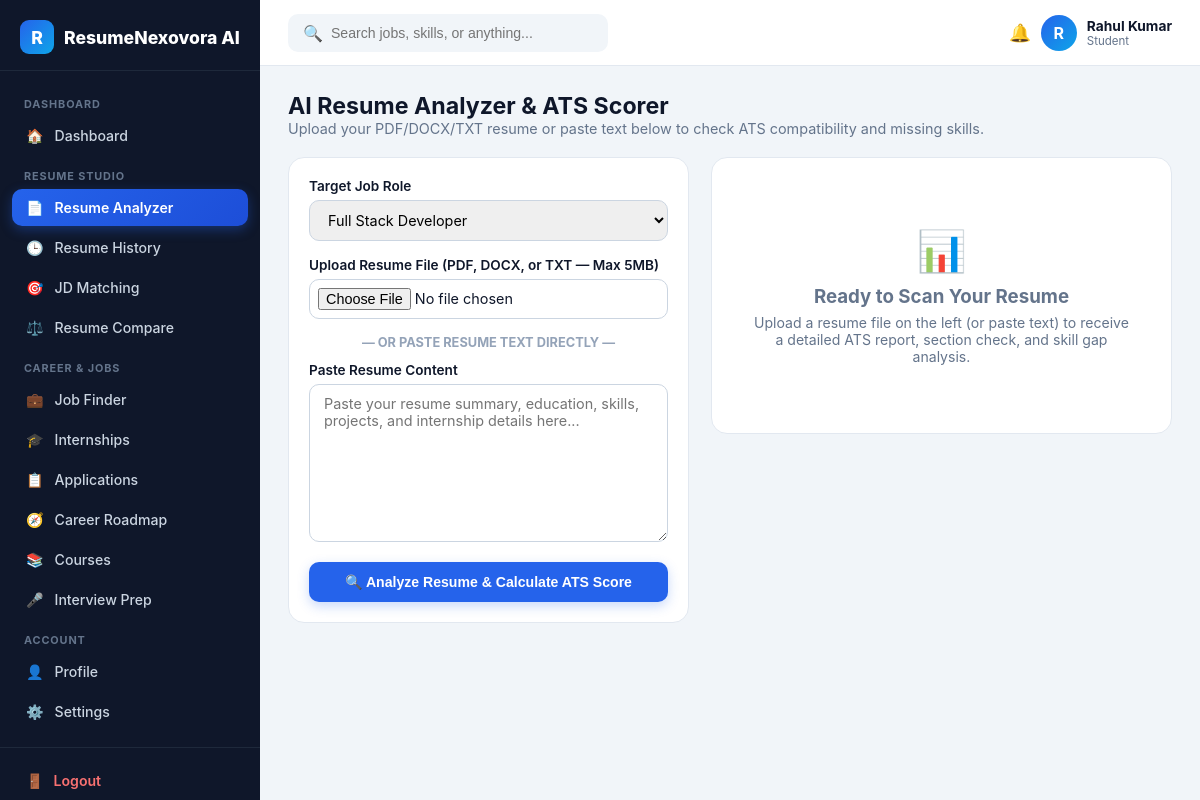
/student/analyzer (signed in), run on the app's committed database.
### tables this page shows
CREATE TABLE users (
        id INTEGER PRIMARY KEY AUTOINCREMENT,
        full_name TEXT NOT NULL,
        email TEXT UNIQUE NOT NULL,
        password_hash TEXT NOT NULL,
        role TEXT NOT NULL DEFAULT 'student',
        target_role TEXT DEFAULT 'Full Stack Developer',
        college TEXT DEFAULT 'St. Ann''s College of Engineering & Technology',
        status TEXT DEFAULT 'Active',
        created_at TIMESTAMP DEFAULT CURRENT_TIMESTAMP
    );

### app.py (the view, shortened to what this page needs)
@app.route("/student/analyzer", methods=["GET", "POST"])
@student_required
def student_analyzer():
    conn = get_db()
    user = conn.execute("SELECT * FROM users WHERE id = ?", (session["user_id"],)).fetchone()
    analysis_result = None
    analyzed_filename = None
    conn.close()
    return render_template(
        "student/analyzer.html",
        active_page="analyzer",
        user=user,
        roles=list(ROLE_SKILLS.keys()),
        result=analysis_result,
        filename=analyzed_filename
    )

### utils/db_setup.py (called while the page is built)
def get_db():
    conn = sqlite3.connect(Config.DATABASE_PATH)
    conn.row_factory = sqlite3.Row
    return conn

### templates/student/analyzer.html (shortened to what this page needs)
{% extends "student/layout.html" %}
{% block content %}
<div style="margin-bottom: 20px;">
    <h2 style="font-size: 1.45rem;">AI Resume Analyzer & ATS Scorer</h2>
    <p style="color: #64748b; font-size: 0.9rem;">Upload your PDF/DOCX/TXT resume or paste text below to check ATS compatibility and missing skills.</p>
</div>
<div style="display: grid; grid-template-columns: 1fr 1.15fr; gap: 22px; align-items: start;">
    <div class="card">
        <form method="POST" enctype="multipart/form-data">
            <div class="form-group">
                <label>Target Job Role</label>
                <select name="target_role" class="form-control">
                    {% for r in roles %}
                      <option value="{{ r }}" {% if r == user['target_role'] %}selected{% endif %}>{{ r }}</option>
                    {% endfor %}
                </select>
            </div>
            <div class="form-group">
                <label>Upload Resume File (PDF, DOCX, or TXT — Max 5MB)</label>
                <input type="file" name="resume_file" accept=".pdf,.docx,.txt" class="form-control" style="padding: 8px;">
            </div>
            <div style="text-align: center; color: #94a3b8; font-size: 0.8rem; font-weight: 700; margin: 12px 0;">— OR PASTE RESUME TEXT DIRECTLY —</div>
            <div class="form-group">
                <label>Paste Resume Content</label>
                <textarea name="resume_text" rows="8" class="form-control" placeholder="Paste your resume summary, education, skills, projects, and internship details here..."></textarea>
            </div>
            <button type="submit" class="btn btn-primary" style="width: 100%; padding: 12px;">
                🔍 Analyze Resume & Calculate ATS Score
            </button>
        </form>
    </div>
    <div class="card">
        {% if result %}
          <div style="display: flex; justify-content: space-between; align-items: center; border-bottom: 1px solid #e2e8f0; padding-bottom: 14px; margin-bottom: 18px;">
              <div>
                  <span style="font-size: 0.76rem; color: #64748b;">ANALYZED FILE</span>
                  <h3 style="font-size: 1.05rem;">{{ filename }}</h3>
              </div>
              <span class="score-pill {% if result['ats_score'] >= 80 %}score-high{% elif result['ats_score'] >= 60 %}score-mid{% else %}score-low{% endif %}" style="font-size: 0.95rem;">
                  ATS Score: {{ result['ats_score'] }}%
              </span>
          </div>
          <div style="display: grid; grid-template-columns: repeat(3, 1fr); gap: 12px; margin-bottom: 18px;">
              <div style="background: #f8fafc; padding: 14px; border-radius: 12px; text-align: center; border: 1px solid #e2e8f0;">
                  <div style="font-size: 1.5rem; font-weight: 800; color: #2563eb;">{{ result['ats_score'] }}%</div>
                  <div style="font-size: 0.76rem; color: #64748b;">ATS Score</div>
              </div>
              <div style="background: #f8fafc; padding: 14px; border-radius: 12px; text-align: center; border: 1px solid #e2e8f0;">
                  <div style="font-size: 1.5rem; font-weight: 800; color: #16a34a;">{{ result['readiness_score'] }}%</div>
                  <div style="font-size: 0.76rem; color: #64748b;">Readiness</div>
              </div>
              <div style="background: #f8fafc; padding: 14px; border-radius: 12px; text-align: center; border: 1px solid #e2e8f0;">
                  <div style="font-size: 1.5rem; font-weight: 800; color: #0f172a;">{{ result['word_count'] }}</div>
                  <div style="font-size: 0.76rem; color: #64748b;">Words Parsed</div>
              </div>
          </div>
          <div style="margin-bottom: 16px;">
              <strong style="font-size: 0.86rem;">Detected Sections:</strong>
              <div style="margin-top: 6px;">
                  {% for sec in result['detected_sections'] %}
                    <span class="tag-chip tag-green">✓ {{ sec }}</span>
                  {% endfor %}
                  {% for sec in result['missing_sections'] %}
                    <span class="tag-chip tag-red">✕ Missing {{ sec }}</span>
                  {% endfor %}
              </div>
          </div>
          <div style="margin-bottom: 16px;">
              <strong style="font-size: 0.86rem;">Matched Skills:</strong>
              <div style="margin-top: 6px;">
                  {% if result['matched_skills'] %}
                    {% for sk in result['matched_skills'] %}
                      <span class="tag-chip tag-blue">{{ sk }}</span>
                    {% endfor %}
                  {% else %}
                    <span style="font-size: 0.82rem; color: #64748b;">No standard tech keywords detected yet.</span>
                  {% endif %}
              </div>
          </div>
          <div style="margin-bottom: 16px;">
              <strong style="font-size: 0.86rem;">Recommended Skills to Add (Skill Gaps):</strong>
              <div style="margin-top: 6px;">
                  {% for sk in result['missing_skills'] %}
                    <span class="tag-chip tag-red">+ {{ sk }}</span>
                  {% endfor %}
              </div>
          </div>
          <div style="background: #eff6ff; border: 1px solid #bfdbfe; border-radius: 12px; padding: 14px;">
              <strong style="font-size: 0.88rem; color: #1e40af;">Actionable Improvement Suggestions:</strong>
              <ul style="margin-top: 8px; padding-left: 18px; font-size: 0.84rem; color: #1e3a8a;">
                  {% for tip in result['suggestions'] %}
                    <li style="margin-bottom: 5px;">{{ tip }}</li>
                  {% endfor %}
              </ul>
          </div>
        {% else %}
          <div style="text-align: center; padding: 48px 20px; color: #64748b;">
              <div style="font-size: 2.5rem; margin-bottom: 10px;">📊</div>
              <h3>Ready to Scan Your Resume</h3>
              <p style="font-size: 0.88rem; margin-top: 6px;">Upload a resume file on the left (or paste text) to receive a detailed ATS report, section check, and skill gap analysis.</p>
          </div>
        {% endif %}
    </div>
</div>
{% endblock %}

### templates/student/layout.html (shortened to what this page needs)
<!DOCTYPE html>
<html lang="en">
<head>
    <link rel="stylesheet" href="{{ url_for('static', filename='css/student.css') }}">
</head>
<body>
<aside class="sidebar">
    <a href="{{ url_for('student_dashboard') }}" class="sidebar-brand">
        <div class="logo-box">R</div>
        <span>ResumeNexovora AI</span>
    </a>
    <nav class="sidebar-nav">
        <div class="nav-section-label">DASHBOARD</div>
        <a href="{{ url_for('student_dashboard') }}" class="nav-item {% if active_page == 'dashboard' %}active{% endif %}">
            <span>🏠</span> Dashboard
        </a>
        <div class="nav-section-label">RESUME STUDIO</div>
        <a href="{{ url_for('student_analyzer') }}" class="nav-item {% if active_page == 'analyzer' %}active{% endif %}">
            <span>📄</span> Resume Analyzer
        </a>
        <a href="{{ url_for('student_history') }}" class="nav-item {% if active_page == 'history' %}active{% endif %}">
            <span>🕒</span> Resume History
        </a>
        <a href="{{ url_for('student_jd_matcher') }}" class="nav-item {% if active_page == 'jd_matcher' %}active{% endif %}">
            <span>🎯</span> JD Matching
        </a>
        <a href="{{ url_for('student_compare') }}" class="nav-item {% if active_page == 'compare' %}active{% endif %}">
            <span>⚖️</span> Resume Compare
        </a>
        <div class="nav-section-label">CAREER &amp; JOBS</div>
        <a href="{{ url_for('student_jobs', type='Full-Time') }}" class="nav-item {% if active_page == 'jobs' %}active{% endif %}">
            <span>💼</span> Job Finder
        </a>
        <a href="{{ url_for('student_jobs', type='Internship') }}" class="nav-item">
            <span>🎓</span> Internships
        </a>
        <a href="{{ url_for('student_applications') }}" class="nav-item {% if active_page == 'applications' %}active{% endif %}">
            <span>📋</span> Applications
        </a>
        <a href="{{ url_for('student_roadmap') }}" class="nav-item {% if active_page == 'roadmap' %}active{% endif %}">
            <span>🧭</span> Career Roadmap
        </a>
        <a href="{{ url_for('student_roadmap') }}" class="nav-item">
            <span>📚</span> Courses
        </a>
        <a href="{{ url_for('student_interview_prep') }}" class="nav-item {% if active_page == 'interview' %}active{% endif %}">
            <span>🎤</span> Interview Prep
        </a>
        <div class="nav-section-label">ACCOUNT</div>
        <a href="{{ url_for('student_profile') }}" class="nav-item {% if active_page == 'profile' %}active{% endif %}">
            <span>👤</span> Profile
        </a>
        <a href="{{ url_for('student_profile') }}" class="nav-item">
            <span>⚙️</span> Settings
        </a>
    </nav>
    <div class="sidebar-footer">
        <a href="{{ url_for('logout') }}" class="logout-link">
            <span>🚪</span> Logout
        </a>
    </div>
</aside>
<div class="main-wrapper">
    <header class="topbar">
        <div class="search-box">
            <span>🔍</span>
            <input type="text" id="quickSearchInput" placeholder="Search jobs, skills, or anything...">
        </div>
        <div class="user-chip">
            <span style="font-size: 1.1rem; cursor: pointer;" title="Notifications">🔔</span>
            <div class="avatar-circle">{{ user['full_name'][0] | upper }}</div>
            <div>
                <div style="font-size: 0.86rem; font-weight: 700;">{{ user['full_name'] }}</div>
                <div style="font-size: 0.72rem; color: #64748b;">Student</div>
            </div>
        </div>
    </header>
    <main class="content-area">
        {% block content %}{% endblock %}
    </main>
</div>
</body>
</html>

### static/css/student.css (style rules this page uses)
:root { --sidebar-bg: #0f172a; --sidebar-hover: #1e293b; --primary: #2563eb; --primary-light: #eff6ff; --accent: #0ea5e9; --bg-page: #f1f5f9; --card-bg: #ffffff; --text-main: #0f172a; --text-muted: #64748b; --border: #e2e8f0; --success: #16a34a; --warning: #d97706; --danger: #dc2626; }
* { box-sizing: border-box; margin: 0; padding: 0; }
body { font-family: 'Plus Jakarta Sans', 'Inter', -apple-system, BlinkMacSystemFont, 'Segoe UI', Roboto, sans-serif; background: var(--bg-page); color: var(--text-main); display: flex; min-height: 100vh; }
.sidebar { width: 260px; background: var(--sidebar-bg); color: #cbd5e1; display: flex; flex-direction: column; position: fixed; top: 0; bottom: 0; left: 0; overflow-y: auto; z-index: 50; }
.sidebar-brand { padding: 20px 20px 16px; display: flex; align-items: center; gap: 10px; color: white; font-weight: 800; font-size: 1.1rem; border-bottom: 1px solid #1e293b; text-decoration: none; }
.sidebar-brand .logo-box { width: 34px; height: 34px; border-radius: 9px; background: linear-gradient(135deg, #2563eb, #0ea5e9); display: flex; align-items: center; justify-content: center; font-weight: 800; }
.sidebar-nav { padding: 14px 12px; flex: 1; }
.nav-section-label { font-size: 0.68rem; font-weight: 700; letter-spacing: 0.08em; color: #64748b; padding: 12px 12px 6px; text-transform: uppercase; }
.nav-item { display: flex; align-items: center; gap: 11px; padding: 10px 14px; border-radius: 10px; color: #cbd5e1; text-decoration: none; font-size: 0.88rem; font-weight: 500; margin-bottom: 3px; transition: all 0.18s; }
.nav-item.active { background: linear-gradient(135deg, #2563eb, #1d4ed8); color: white; font-weight: 600; box-shadow: 0 4px 12px rgba(37, 99, 235, 0.35); }
.sidebar-footer { padding: 14px 12px; border-top: 1px solid #1e293b; }
.logout-link { display: flex; align-items: center; gap: 10px; padding: 10px 14px; border-radius: 10px; color: #f87171; text-decoration: none; font-size: 0.88rem; font-weight: 600; }
.main-wrapper { margin-left: 260px; flex: 1; display: flex; flex-direction: column; min-width: 0; }
.topbar { background: white; height: 66px; padding: 0 28px; border-bottom: 1px solid var(--border); display: flex; align-items: center; justify-content: space-between; position: sticky; top: 0; z-index: 40; }
.search-box { display: flex; align-items: center; background: #f1f5f9; border-radius: 10px; padding: 8px 14px; width: 320px; border: 1px solid transparent; }
.search-box input { border: none; background: transparent; outline: none; width: 100%; font-size: 0.88rem; margin-left: 8px; }
.user-chip { display: flex; align-items: center; gap: 10px; }
.avatar-circle { width: 36px; height: 36px; border-radius: 50%; background: linear-gradient(135deg, #2563eb, #0ea5e9); color: white; font-weight: 700; display: flex; align-items: center; justify-content: center; }
.content-area { padding: 26px 28px 48px; max-width: 1360px; width: 100%; }
.btn { display: inline-flex; align-items: center; justify-content: center; gap: 7px; padding: 10px 18px; border-radius: 10px; font-weight: 600; font-size: 0.88rem; text-decoration: none; border: none; cursor: pointer; transition: all 0.18s; }
.btn-primary { background: var(--primary); color: white; box-shadow: 0 4px 12px rgba(37, 99, 235, 0.25); }
.card { background: white; border: 1px solid var(--border); border-radius: 16px; padding: 20px; }
.form-group { margin-bottom: 16px; }
.form-group label { display: block; font-size: 0.85rem; font-weight: 600; margin-bottom: 6px; }
.form-control { width: 100%; padding: 10px 14px; border: 1px solid #cbd5e1; border-radius: 10px; font-family: inherit; font-size: 0.9rem; }

### data on the page
users: full_name "R", full_name "Rahul Kumar", target_role "Full Stack Developer"
